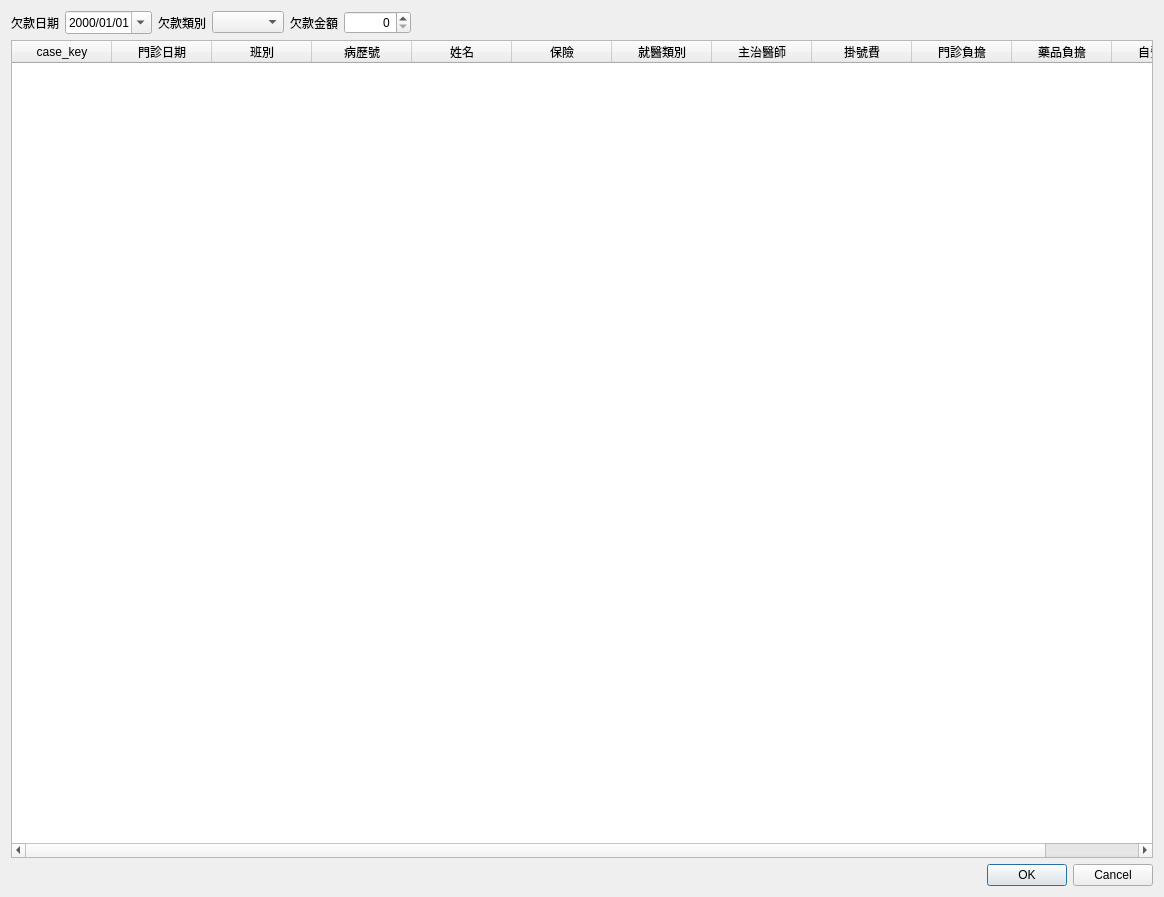
<?xml version="1.0" encoding="UTF-8"?>
<ui version="4.0">
 <class>Dialog_add_deposit</class>
 <widget class="QDialog" name="Dialog_add_deposit">
  <property name="windowModality">
   <enum>Qt::NonModal</enum>
  </property>
  <property name="geometry">
   <rect>
    <x>0</x>
    <y>0</y>
    <width>1164</width>
    <height>897</height>
   </rect>
  </property>
  <property name="sizePolicy">
   <sizepolicy hsizetype="Preferred" vsizetype="Preferred">
    <horstretch>0</horstretch>
    <verstretch>0</verstretch>
   </sizepolicy>
  </property>
  <property name="windowTitle">
   <string>新增欠款資料</string>
  </property>
  <property name="modal">
   <bool>false</bool>
  </property>
  <layout class="QVBoxLayout" name="verticalLayout">
   <item>
    <layout class="QHBoxLayout" name="horizontalLayout">
     <item>
      <widget class="QLabel" name="label">
       <property name="text">
        <string>欠款日期</string>
       </property>
      </widget>
     </item>
     <item>
      <widget class="QDateEdit" name="dateEdit_debt_date">
       <property name="displayFormat">
        <string>yyyy/MM/dd</string>
       </property>
       <property name="calendarPopup">
        <bool>true</bool>
       </property>
      </widget>
     </item>
     <item>
      <widget class="QLabel" name="label_2">
       <property name="text">
        <string>欠款類別</string>
       </property>
      </widget>
     </item>
     <item>
      <widget class="QComboBox" name="comboBox_debt_type"/>
     </item>
     <item>
      <widget class="QLabel" name="label_3">
       <property name="text">
        <string>欠款金額</string>
       </property>
      </widget>
     </item>
     <item>
      <widget class="QSpinBox" name="spinBox_debt">
       <property name="alignment">
        <set>Qt::AlignRight|Qt::AlignTrailing|Qt::AlignVCenter</set>
       </property>
       <property name="maximum">
        <number>100000</number>
       </property>
       <property name="singleStep">
        <number>10</number>
       </property>
       <property name="value">
        <number>0</number>
       </property>
      </widget>
     </item>
     <item>
      <spacer name="horizontalSpacer">
       <property name="orientation">
        <enum>Qt::Horizontal</enum>
       </property>
       <property name="sizeHint" stdset="0">
        <size>
         <width>40</width>
         <height>20</height>
        </size>
       </property>
      </spacer>
     </item>
    </layout>
   </item>
   <item>
    <widget class="QTableWidget" name="tableWidget_medical_record">
     <property name="editTriggers">
      <set>QAbstractItemView::NoEditTriggers</set>
     </property>
     <property name="alternatingRowColors">
      <bool>true</bool>
     </property>
     <property name="selectionMode">
      <enum>QAbstractItemView::SingleSelection</enum>
     </property>
     <property name="selectionBehavior">
      <enum>QAbstractItemView::SelectRows</enum>
     </property>
     <column>
      <property name="text">
       <string>case_key</string>
      </property>
     </column>
     <column>
      <property name="text">
       <string>門診日期</string>
      </property>
     </column>
     <column>
      <property name="text">
       <string>班別</string>
      </property>
     </column>
     <column>
      <property name="text">
       <string>病歷號</string>
      </property>
     </column>
     <column>
      <property name="text">
       <string>姓名</string>
      </property>
     </column>
     <column>
      <property name="text">
       <string>保險</string>
      </property>
     </column>
     <column>
      <property name="text">
       <string>就醫類別</string>
      </property>
     </column>
     <column>
      <property name="text">
       <string>主治醫師</string>
      </property>
     </column>
     <column>
      <property name="text">
       <string>掛號費</string>
      </property>
     </column>
     <column>
      <property name="text">
       <string>門診負擔</string>
      </property>
     </column>
     <column>
      <property name="text">
       <string>藥品負擔</string>
      </property>
     </column>
     <column>
      <property name="text">
       <string>自費金額</string>
      </property>
     </column>
    </widget>
   </item>
   <item>
    <widget class="QDialogButtonBox" name="buttonBox">
     <property name="orientation">
      <enum>Qt::Horizontal</enum>
     </property>
     <property name="standardButtons">
      <set>QDialogButtonBox::Cancel|QDialogButtonBox::Ok</set>
     </property>
     <property name="centerButtons">
      <bool>false</bool>
     </property>
    </widget>
   </item>
  </layout>
 </widget>
 <resources/>
 <connections>
  <connection>
   <sender>buttonBox</sender>
   <signal>accepted()</signal>
   <receiver>Dialog_add_deposit</receiver>
   <slot>accept()</slot>
   <hints>
    <hint type="sourcelabel">
     <x>248</x>
     <y>254</y>
    </hint>
    <hint type="destinationlabel">
     <x>157</x>
     <y>274</y>
    </hint>
   </hints>
  </connection>
  <connection>
   <sender>buttonBox</sender>
   <signal>rejected()</signal>
   <receiver>Dialog_add_deposit</receiver>
   <slot>reject()</slot>
   <hints>
    <hint type="sourcelabel">
     <x>316</x>
     <y>260</y>
    </hint>
    <hint type="destinationlabel">
     <x>286</x>
     <y>274</y>
    </hint>
   </hints>
  </connection>
 </connections>
</ui>
